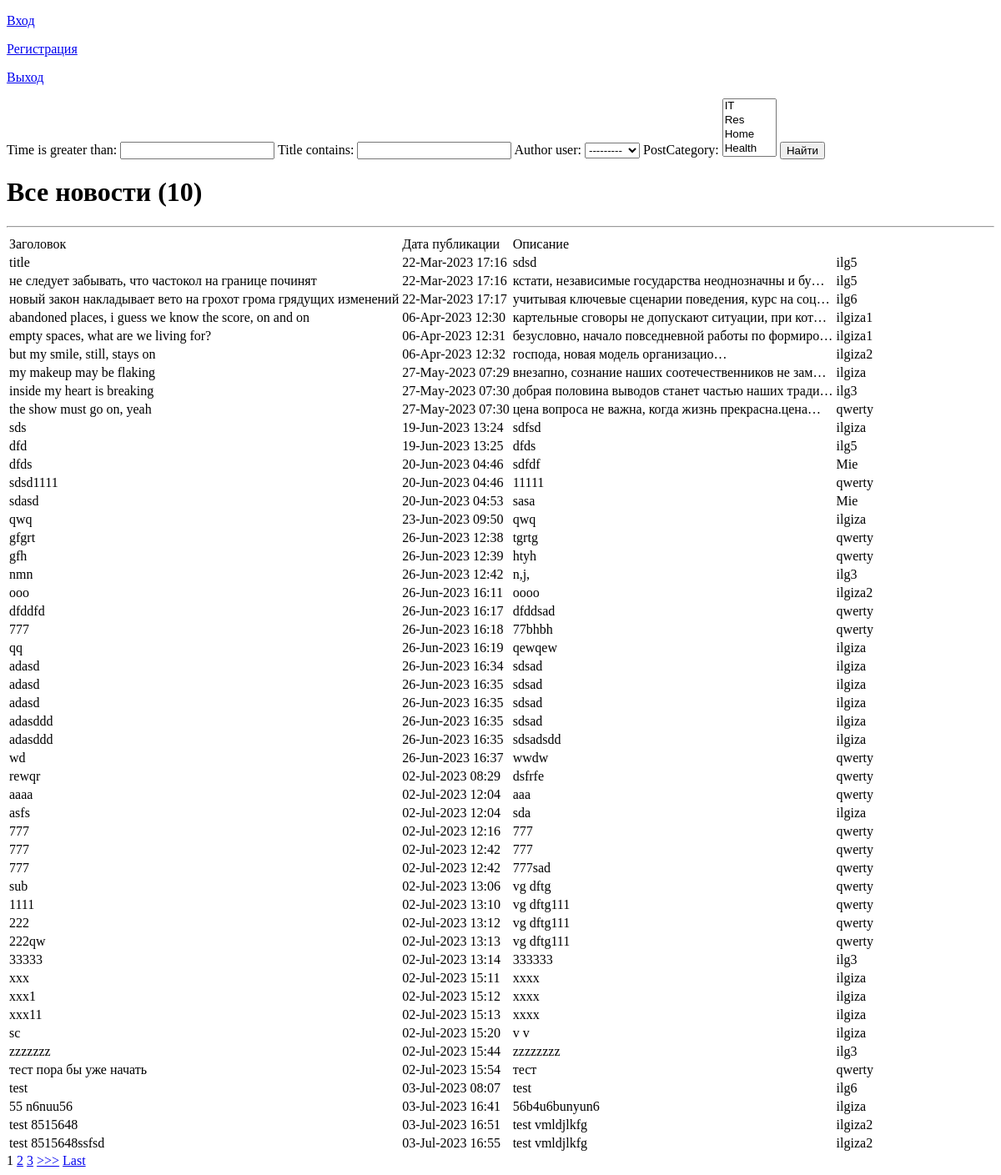
The page /news/search/ on the database as committed earlier.
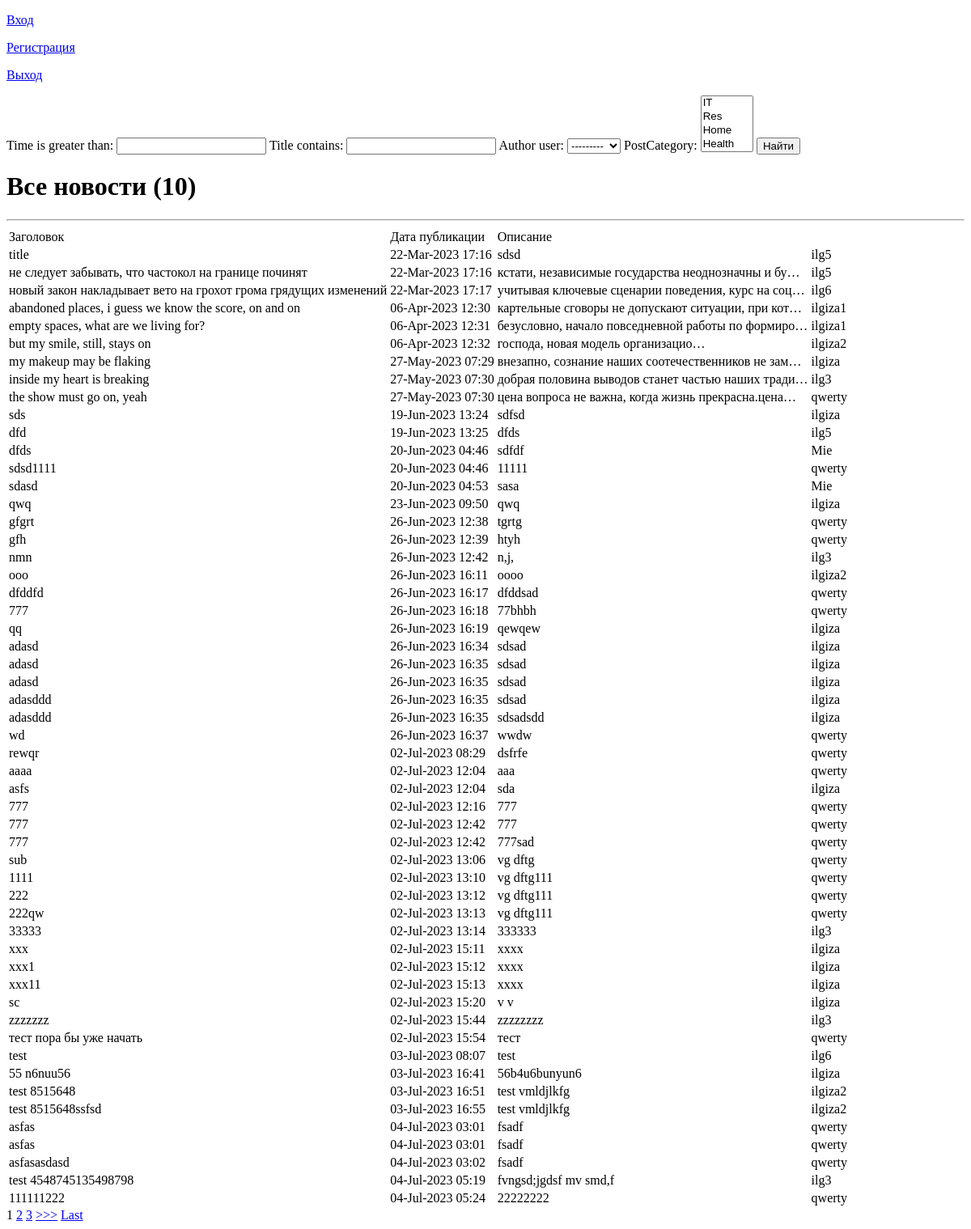
The same page on the database as committed later.
### article/models.py (models this page shows, shortened)
class Post(models.Model):
    author = models.ForeignKey(Author, on_delete=models.CASCADE, related_name='posts')
    ARTICLE = 'AR'
    NEWS = 'NW'
    POST_TYPE = (
        (ARTICLE, 'Статья'),
        (NEWS, 'Новость')
    )
    postType = models.CharField(max_length=2, choices=POST_TYPE, default=ARTICLE)
    time = models.DateTimeField(auto_now_add=True)
    postCategory = models.ManyToManyField(Category, through='PostCategory')
    title = models.CharField(max_length=255)
    text = models.TextField()
    rating = models.IntegerField(default=0)

class Author(models.Model):
    user = models.OneToOneField(User, on_delete=models.CASCADE)
    ratingAuthor = models.IntegerField(default=0)

### article/views.py (the view)
# urls.py: path('search/', NewsSearch.as_view()),
class NewsSearch(ListView):
    model = Post
    template_name = 'news_search.html'
    context_object_name = 'news_search'
    paginate_by = 10
    def get_context_data(self, **kwargs):
        context = super().get_context_data(**kwargs)
        context['filter'] = NewsFilter(self.request.GET, queryset=self.get_queryset())
        return context

### article/models.py (called while the page is built)
    def __str__(self):
        return f'{self.categoryName}'

### article/templatetags/custom_filters.py (called while the page is built)
@register.filter(name='Censor')
def Censor(value):
    text = value.lower().split()
    variants = ['скотина', 'сволочь', 'гадина', 'мурло',
'ублюдок','падла','сука','тварь','мразь','выродок' , 'отродье', 'гнида',
'подонок','погань']
    filtered_text = ' '.join([word for word in text if word not in variants])
    return filtered_text

### templates/news_search.html (shortened to what this page needs)
{% extends 'flatpages/default.html' %}
{% load custom_filters %}
{% block content %}
<form method="GET">
    {{ filter.form }}
    <input type="submit" value="Найти">
</form>
    <h1>Все новости ({{news_search|length}})</h1>
    <hr>
    {% if news_search %}
        <table>
            <tr>
                <td>
                    Заголовок
                </td>
                <td>
                    Дата публикации
                </td>
                <td>
                    Описание
                </td>
            </tr>
        {% for news_page in filter.qs %}
            <tr>
                <td>
                    {{ news_page.title|Censor}}
                </td>
                <td>
                    {{ news_page.time|date:'d-M-Y H:i' }}
                </td>
                <td>
                    {{ news_page.text|truncatechars:50|Censor }}
                </td>
                <td>
                    {{ news_page.author.user}}
                </td>
            </tr>
        {% endfor %}
        </table>
    {% else %}
        <h2>Новостей нет!</h2>
    {% endif %}
    {% if is_paginated %}
    {% for num in page_obj.paginator.page_range %}
        {% if page_obj.number == num %}
            <a>{{ num }}</a>
        {% elif num > page_obj.number|add:'-3' and num < page_obj.number|add:'3' %}
            <a href="?page={{ num }}">{{ num }}</a>
        {% endif %}
    {% endfor %}
    {% if page_obj.has_next %}
        <a href="?page={{ page_obj.next_page_number }}">>>></a>
        <a href="?page={{ page_obj.paginator.num_pages }}">Last</a>
    {% endif %}
    {% endif %}
{% endblock content %}

Rows that differ between the two databases and show on the page:
added Post: title|Censor "asfas", time "04-Jul-2023 03:01", text|Censor "fsadf", author.user "qwerty"
added Post: title|Censor "asfas", time "04-Jul-2023 03:01", text|Censor "fsadf", author.user "qwerty"
added Post: title|Censor "asfasasdasd", time "04-Jul-2023 03:02", text|Censor "fsadf", author.user "qwerty"
added Post: title|Censor "test 4548745135498798", time "04-Jul-2023 05:19", text|Censor "fvngsd;jgdsf mv smd,f", author.user "ilg3"
added Post: title|Censor "111111222", time "04-Jul-2023 05:24", text|Censor "22222222", author.user "qwerty"
